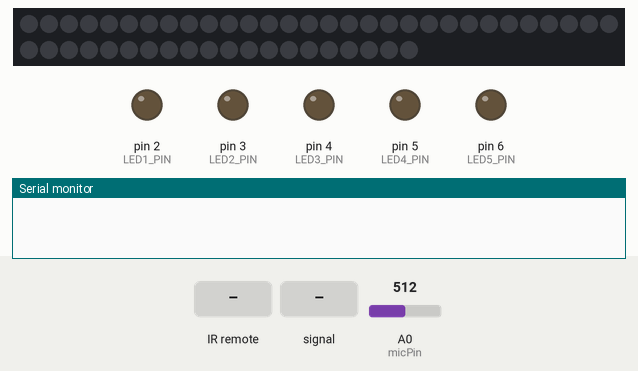
Recording of a sketch running on a simulated Arduino Uno, built with avr-gcc and run on an emulated ATmega328P. On the bench: 50 RGB LEDs in strip order, left to right, continuing on the next row, output pins drawn as LEDs (lit = HIGH), the last lines printed to the serial monitor. Inputs (shaded band) come from the test bench; at power-on: A0 (micPin) = 512. Dim RGB values are drawn brighter than linear; random numbers use the default seed unless the sketch sets one.

Above: at 3.2 s.
3.3 s: infrared code 0xF30CFF00 received
At 3.47 s:
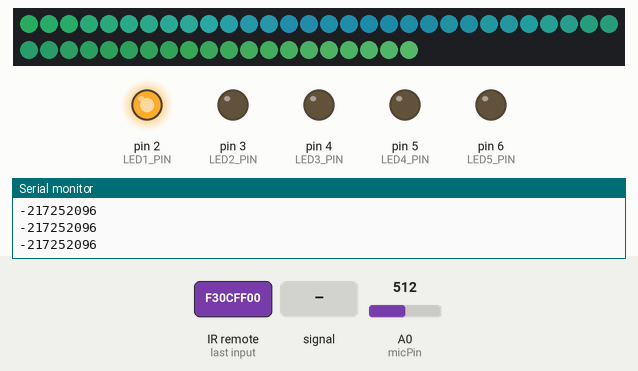
6.3 s: infrared code 0xE916FF00 received
At 6.7 s:
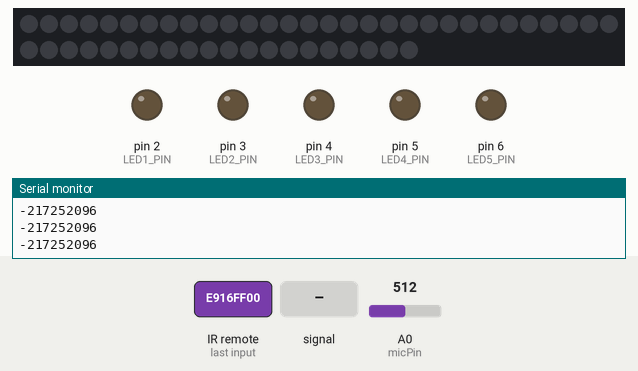
7.8 s: infrared code 0xA15EFF00 received
At 8.6 s:
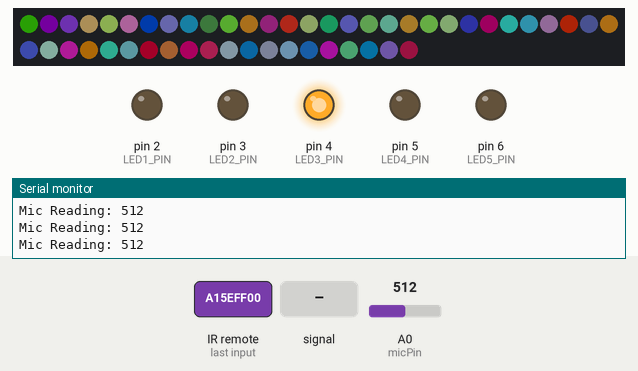
10.8 s: A0 (micPin) fed a 200 Hz sine of ±81 counts around its level
At 11.5 s:
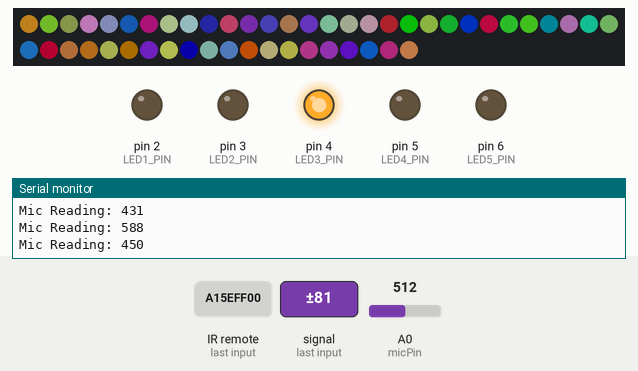
13.8 s: A0 (micPin) set to 716
At 14.7 s:
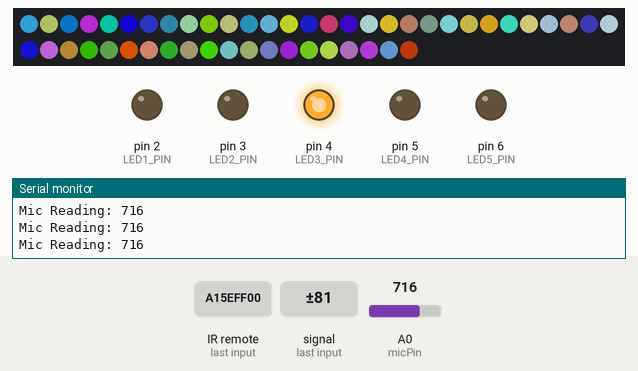
16.8 s: A0 (micPin) fed a 2 Hz sine of ±306 counts around its level
At 22.45 s:
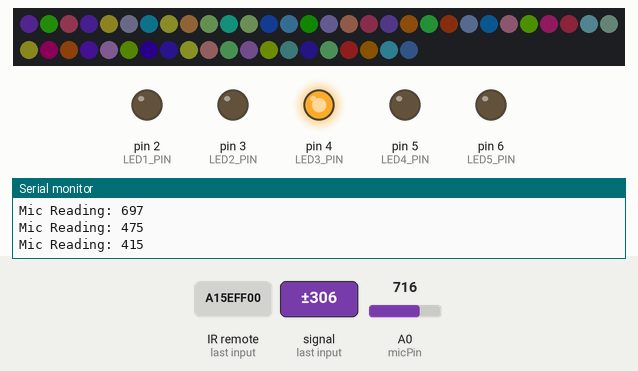
Timing chart, 0 to 22.5 s (numbered marks = the images above; inputs shaded):
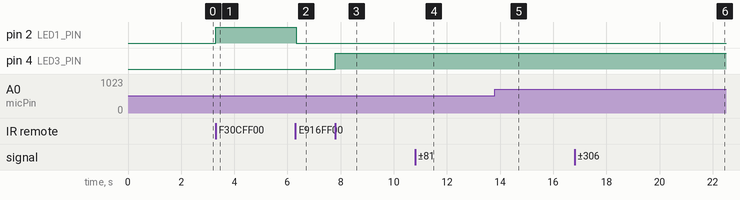

Measured:
- after the input at 3.3 s, pin 2 (LED1_PIN): LOW → HIGH at once; the LEDs: change at once (image 1)
- after the input at 6.3 s, pin 2 (LED1_PIN): HIGH → LOW at once
- after the input at 7.8 s, pin 4 (LED3_PIN): LOW → HIGH at once; the LEDs: first change at once (image 3 shows a later state)

The sketch:

Prototype_Code_Version.1.9_Fall2024.ino
```cpp
#include <IRremote.h>
#include <FastLED.h>

#define NUM_LEDS 50 //number of addressable LEDs
#define DATA_PIN 8  // Addressable LED data pin
// Time scaling factors for each component
#define TIME_FACTOR_HUE 60
#define TIME_FACTOR_SAT 100
#define TIME_FACTOR_VAL 100

// Defining the array of LEDs
CRGB leds[NUM_LEDS];


const int micPin = A0;          // Mic connected to analog pin A0
const int IR_RECEIVE_PIN = 7;   // IR receiver connected to pin 7
const int LED1_PIN = 2;         // LED1 connected to pin 2
const int LED2_PIN = 3;         // LED2 connected to pin 3
const int LED3_PIN = 4;         // LED3 connected to pin 4
const int LED4_PIN = 5;         // LED4 connected to pin 5
const int LED5_PIN = 6;         // LED5 connected to pin 6

long int lastReceivedValue = 0; // Variable to store the last received IR value
const int baseline = 500;      // Baseline for sound detection (adjust as needed)
const int baselinefx3 = 990; //baseline threshold for fx3

bool micControlActive = false;  // Flag to indicate microphone-controlled LED mode
bool fx1 = false;
bool fx2 = false;
bool fx3 = false;

void setup() {
  Serial.begin(9600);
  FastLED.addLeds<WS2812, DATA_PIN, GRB>(leds, NUM_LEDS).setRgbw(RgbwDefault());
  FastLED.setBrightness(128);  // Set global brightness to 50%
  delay(2000);  // If something ever goes wrong this delay will allow upload.

  // Initialize IR receiver
  IrReceiver.begin(IR_RECEIVE_PIN, ENABLE_LED_FEEDBACK);

  // Set up LED pins as output
  pinMode(LED1_PIN, OUTPUT);
  pinMode(LED2_PIN, OUTPUT);
  pinMode(LED3_PIN, OUTPUT);
  pinMode(LED4_PIN, OUTPUT);
  pinMode(LED5_PIN, OUTPUT);

}

void loop() {
  // Check if IR data is received
  if (IrReceiver.decode()) {
    long int receivedValue = IrReceiver.decodedIRData.decodedRawData;

    // Ignore signal `0` entirely
    if (receivedValue == 0) {
      IrReceiver.resume();  // Prepare for the next IR signal
      return;
    }

    // Handle power off
    if (receivedValue == 0xE916FF00) {  // Remote button 'Power OFF'
      micControlActive = false;
      fx1 = false;
      fx2 = false;
      fx3 = false;  // stops all led animation

      turnOffAllLEDs();

      fill_solid(leds, NUM_LEDS, CRGB::Black); // Turn off all addressable LEDs
      FastLED.show();

      lastReceivedValue = 0; // Reset lastReceivedValue
    } else if (receivedValue != lastReceivedValue) {
      lastReceivedValue = receivedValue;  // Update last received value

      // Turn off all LEDs before turning on the selected one
      turnOffAllLEDs();

      switch (receivedValue) {
        case 0xF30CFF00:  // Remote button '1'
          micControlActive = false;
          fx1 = true;  // Start Cylon animation
          fx2 = false;
          fx3 = false;
          break;

        case 0xE718FF00:  // Remote button '2'
          micControlActive = false;
          fx2 = true;
          fx1 = false;
          fx3 = false;
          digitalWrite(LED2_PIN, HIGH);
          break;

        case 0xA15EFF00:  // Remote button '3'
          micControlActive = false;
          fx1 = false;
          fx2 = false;
          fx3 = true;
          digitalWrite(LED3_PIN, HIGH);
          break;

        case 0xF708FF00:  // Remote button '4'
          micControlActive = false;
          fx1 = false;
          digitalWrite(LED4_PIN, HIGH);
          break;

        case 0xE31CFF00:  // Remote button '5'
          micControlActive = false;
          fx1 = false;
          digitalWrite(LED5_PIN, HIGH);
          break;

        case 0xA55AFF00:  // Remote Button '6'
          micControlActive = true;
          fx1 = false; // Disable Cylon when mic control is active
          break;

        default:
          break;
      }
    }

    // Prepare for the next IR signal
    IrReceiver.resume();
  }

  // Run microphone-controlled LED logic
  if (micControlActive) {
    int micReading = analogRead(micPin);  // Read the microphone analog value
    Serial.print("Mic Reading: ");
    Serial.println(micReading);  // Print the mic reading to the serial monitor

    if (micReading < baseline) {
      turnOnAllLEDs();
    } else {
      turnOffAllLEDs();
    }
    delay(10);  // Add a short delay to stabilize readings
  }

  //  Cylon effect and LED indicator
  if (fx1) {
    uint32_t ms = millis();
    digitalWrite(LED1_PIN, HIGH);
    for(int i = 0; i < NUM_LEDS; i++) {
        // Use different noise functions for each LED and each color component
        uint8_t hue = inoise16(ms * TIME_FACTOR_HUE, i * 1000, 0) >> 8;
        uint8_t sat = inoise16(ms * TIME_FACTOR_SAT, i * 2000, 1000) >> 8;
        uint8_t val = inoise16(ms * TIME_FACTOR_VAL, i * 3000, 2000) >> 8;

        // Map the noise to full range for saturation and value
        sat = map(sat, 0, 255, 30, 255);
        val = map(val, 0, 255, 100, 255);

        leds[i] = CHSV(hue, sat, val);
    }
    FastLED.setBrightness(128);
    FastLED.show();
    Serial.println(lastReceivedValue);
    if (IrReceiver.decode()) {
        long int receivedValue = IrReceiver.decodedIRData.decodedRawData;

        // Ignore signal `0` entirely
        if (receivedValue != 0 && receivedValue != 0xF30CFF00) {
          fx1 = false;  // Prepare for the next IR signal
            // Turn off all LEDs
            FastLED.clear(); // Turn off all LEDs
            FastLED.show();
            digitalWrite(LED1_PIN, LOW);

          // return;
        }
      // Prepare for the next IR signal
      IrReceiver.resume();
    }
  }

  if (fx2) {
    for (int i = 0; i < NUM_LEDS; i++) {
      if (!fx2) break; // Exit the loop immediately if fx2 is false

      FastLED.clear(); // Turn off all LEDs

      // Light up 5 LEDs at a time
      for (int j = 0; j < 10; j++) {
        if (!fx2) break; // Exit the inner loop if fx2 is false

        int ledIndex = (i + j) % NUM_LEDS; // Wrap around the strip
        leds[ledIndex] = CRGB::Blue;       // Set the LED to blue

        Serial.println(lastReceivedValue);

        if (IrReceiver.decode()) {
          long int receivedValue = IrReceiver.decodedIRData.decodedRawData;

          // Ignore signal `0` entirely
          if (receivedValue != 0 && receivedValue != 0xE718FF00) {
            fx2 = false; // Set fx2 to false to stop the animation

            // Turn off all LEDs
            fill_solid(leds, NUM_LEDS, CRGB::Black);
            FastLED.show();

            break; // Exit the inner loop
          }

          // Prepare for the next IR signal
          IrReceiver.resume();
        }
      }

      FastLED.show(); // Update the LEDs
      delay(100);     // Wait for 100ms
    }
  }

  if (fx3) {
    int micReading = analogRead(micPin); // Read the microphone input
    Serial.print("Mic Reading: ");
    Serial.println(micReading); // Debug microphone value

    for (int i = 0; i < NUM_LEDS; i++) {
      // Generate random RGB values
      uint8_t red = random(0, 256);
      uint8_t green = random(0, 256);
      uint8_t blue = random(0, 256);

      // Set LED colors based on microphone input level
      if (micReading < baselinefx3) {
        leds[i] = CRGB(red, green, blue); // Assign random colors if sound is above baseline
      } else {
        leds[i] = CRGB::Black; // Turn off LEDs if sound is below baseline
      }
    }

    // Update LEDs with brightness based on mic input
    uint8_t brightness = map(micReading, baseline, 1023, 50, 255); // Map mic value to brightness range
    FastLED.setBrightness(brightness);

    FastLED.show();
    delay(50); // Small delay for stability

    // Check for IR input to disable fx3
    if (IrReceiver.decode()) {
      long int receivedValue = IrReceiver.decodedIRData.decodedRawData;

      if (receivedValue != 0 && receivedValue != 0xA15EFF00) { // Stop fx3 on receiving a different IR signal
        fx3 = false;

        // Turn off all LEDs
        fill_solid(leds, NUM_LEDS, CRGB::Black);
        FastLED.show();
      }

      // Resume IR receiver for next signal
      IrReceiver.resume();
    }
  }

}

// Helper function to turn off all LEDs
void turnOffAllLEDs() {
  digitalWrite(LED1_PIN, LOW);
  digitalWrite(LED2_PIN, LOW);
  digitalWrite(LED3_PIN, LOW);
  digitalWrite(LED4_PIN, LOW);
  digitalWrite(LED5_PIN, LOW);
}

// Helper function to turn on all LEDs
void turnOnAllLEDs() {
  digitalWrite(LED1_PIN, HIGH);
  digitalWrite(LED2_PIN, HIGH);
  digitalWrite(LED3_PIN, HIGH);
  digitalWrite(LED4_PIN, HIGH);
  digitalWrite(LED5_PIN, HIGH);
}
```
